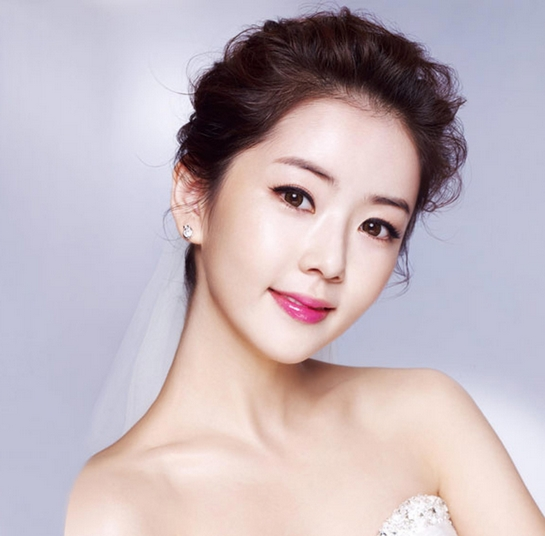
#> input picture HOS/HOS06/img/test2.jpg, 545 x 536 px
$ jupyter execute HOS06A_ML-Sect3-2_VElze.ipynb
#> lines starting #> are read from the running program, lines starting #| are printed output that depends on the picture; after the words box and inside, x2 and y2 are one past the last pixel; in counts of white or black regions, pixels touching at a corner belong together
# Section 3:  Haar Cascade Classifier Parameter Exploration

## Step 1: Import the modules

[cell 1]
import cv2
import matplotlib.pyplot as plt

## Step 2: Load the face detection trained model

[cell 2]
face_cascade = cv2.CascadeClassifier("haarcascade_frontalface_default.xml")

## Step 3: Read and convert the image

[cell 3]
img = cv2.imread("img/test2.jpg")
#> img is the input picture: shape (536, 545, 3); mean B, G, R 188.3, 181.7, 195
if img is None:
    raise FileNotFoundError("img/sample.jpg not found. Make sure the image exists in the 'img' folder.")
img_rgb = cv2.cvtColor(img, cv2.COLOR_BGR2RGB)

[cell 4]
plt.imshow(img)
img_copy1 = img.copy()
img_copy2 = img.copy()
img_copy3 = img.copy()

[cell 5]
# Reading in the image and creating copies
img = cv2.imread('img/train5.jpg')
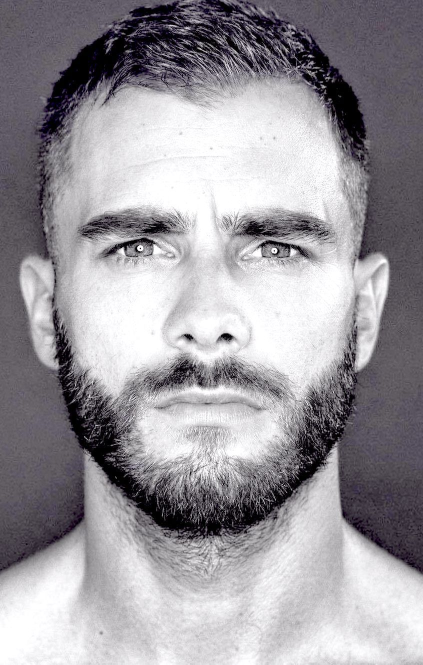
#> input picture HOS/HOS06/img/train5.jpg, 846 x 1329 px (shown at 1/2 size)
#> img is the input picture: shape (1329, 846, 3); mean B, G, R 157.6, 152.2, 155.2
img = cv2.resize(img, (240, 240), interpolation=cv2.INTER_CUBIC)
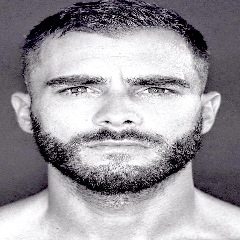
#> img: shape (240, 240, 3); mean B, G, R 157.6, 152.3, 155.3
img = cv2.cvtColor(img, cv2.COLOR_BGR2RGB)   # convert BGR (cv2) to RGB

## Step 4: Define detect_face function

[cell 6]
def detect_face(img):
    face_img = img.copy()
    face_rect = face_cascade.detectMultiScale(face_img,
                                              scaleFactor = 1.1,
                                              minNeighbors = 5)
#> face_rect = [[185, 96, 295, 295]]

    for (x, y, w, h) in face_rect:
        # red box for face
        cv2.rectangle(face_img, (x, y),
                      (x + w, y + h), (0, 255, 0), 1)
#> this loop made 1 pass
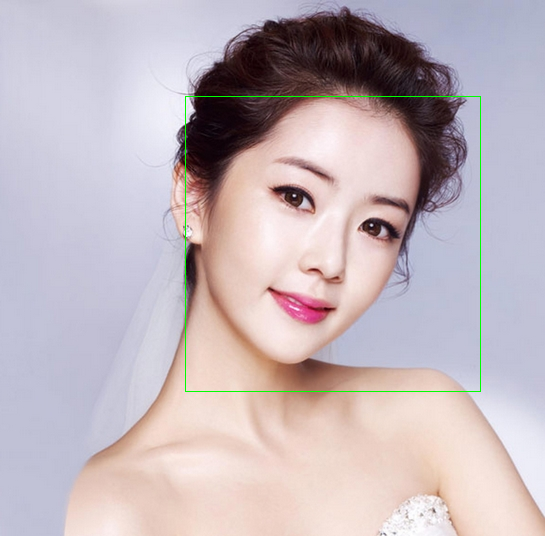
#> face_img: shape (536, 545, 3); 0.4% of pixels changed, all inside (x1, y1, x2, y2) = (185, 96, 481, 392)
    return face_img

## Step 5: Invoke function and display image

[cell 7]
face = detect_face(img_copy1)
plt.imshow(face)
cv2.imwrite('face.jpg', face)
#> Out = True
#> the loop in detect_face (call 2), `for (x, y, w, h) in face_rect:` made 1 pass

## Step 6: Load the eye detection trained model

[cell 8]
eye_cascade = cv2.CascadeClassifier("haarcascade_eye.xml")

## Step 7: Define detect_eyes function

[cell 9]
# create a function to detect eyes
def detect_eyes(img):
    eye_img = img.copy()
    height, width, channels = eye_img.shape
#> height = 536; width = 545; channels = 3

    eye_rect = eye_cascade.detectMultiScale(eye_img,
                                            scaleFactor = 1.1,
                                            minNeighbors = 8,
                                            minSize=(int(width * 0.15), int(height * 0.15)))
#> eye_rect = [[244, 149, 96, 96], [337, 189, 88, 88]]

    for (x, y, w, h) in eye_rect:
        # green box for eyes
        cv2.rectangle(eye_img, (x, y),
                      (x + w, y + h), (255, 0, 0), 1)
#> this loop made 2 passes
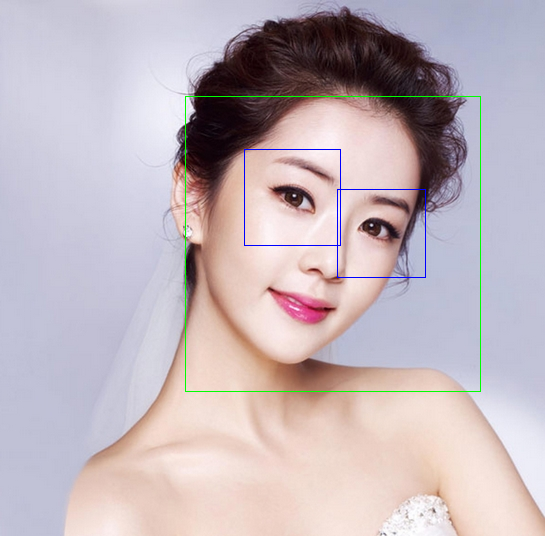
#> eye_img: shape (536, 545, 3); 0.25% of pixels changed, all inside (x1, y1, x2, y2) = (244, 149, 426, 278)
    return eye_img
